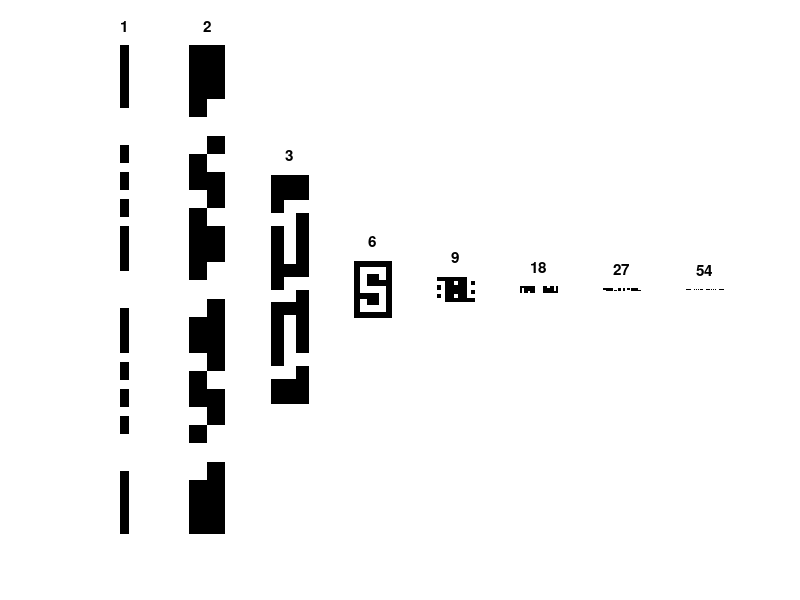

This figure's MATLAB source:
% A = uigetfile;
% S = load(A);
S = load('s.txt');
[x1,y1] = size(S);
result = [];
j = 1;
for  i = 1:x1
    if (mod(x1,i)== 0)
        result(j)= i;
        j = j+1;
    end
end
u = length(result);
for i = 1: length(result)
    B = reshape(S,result(i),result(u))';
    u = u - 1;
    subplot(1,length(result),i),imshow(B); mt(i) = title(result(i));
end
% J = imresize(I,[numrows numcols])

